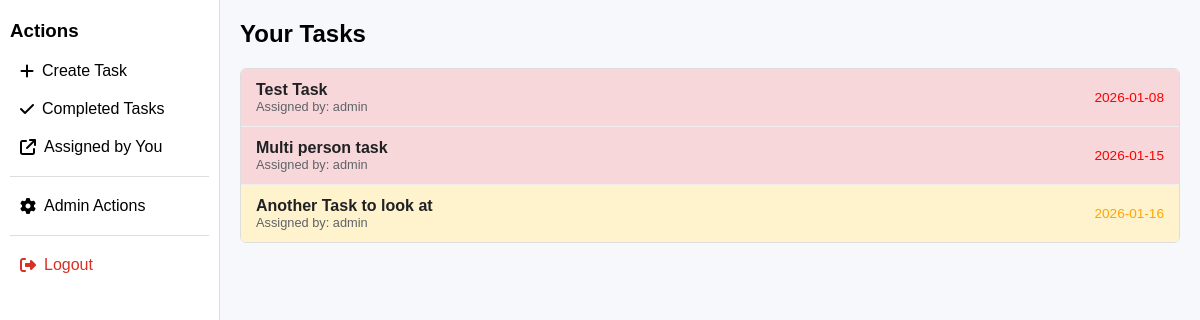
The page /dashboard (signed in) on the database as committed earlier.
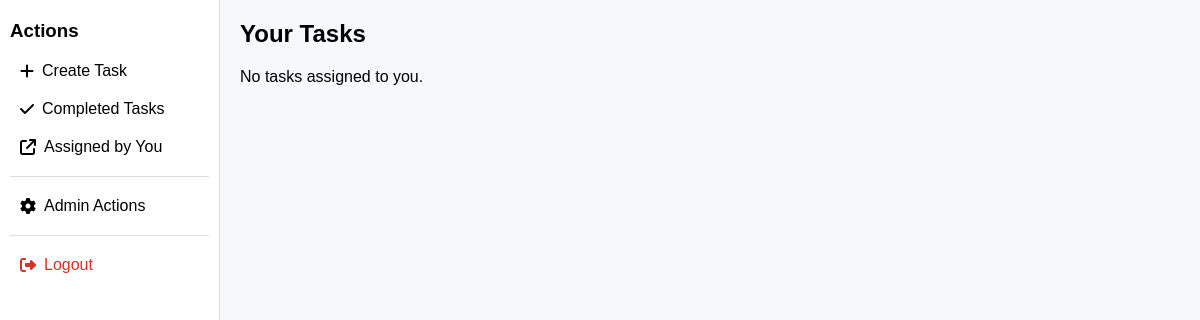
The same page on the database as committed later.
### tables this page shows
CREATE TABLE tasks (
    id INTEGER PRIMARY KEY AUTOINCREMENT,
    title TEXT NOT NULL,
    description TEXT,
    assigned_to TEXT NOT NULL,
    assigned_by TEXT NOT NULL,
    due_date TEXT,
    status TEXT DEFAULT 'Pending'
);

### app.py (the view)
@app.route("/dashboard")
def dashboard():
    if "username" not in session:
        return redirect(url_for("login"))
    username = session["username"]
    is_admin = session.get("is_admin", 0)
    conn = get_db_connection()
    tasks = conn.execute(
        """
        SELECT id, title, due_date, status, assigned_by
        FROM tasks
        WHERE assigned_to = ?
        ORDER BY
            CASE WHEN due_date IS NULL OR due_date = '' THEN 1 ELSE 0 END,
            due_date ASC
        """,
        (username,)
    ).fetchall()
    conn.close()
    today = datetime.date.today()
    tasks_list = []
    for task in tasks:
        task_dict = dict(task)
        due_date_str = task_dict.get("due_date")
        if due_date_str:
            try:
                task_dict["due_date"] = datetime.datetime.strptime(due_date_str, "%Y-%m-%d").date()
            except ValueError:
                task_dict["due_date"] = None
        else:
            task_dict["due_date"] = None
        tasks_list.append(task_dict)
    return render_template(
        "dashboard.html",
        tasks=tasks_list,
        username=username,
        is_admin=is_admin,
        today=today  # <--- THIS FIXES YOUR 'today' undefined error
    )

### app.py (called while the page is built)
def get_db_connection():
    conn = sqlite3.connect(DB_PATH)
    conn.row_factory = sqlite3.Row
    return conn

@app.context_processor
def inject_globals():
    return dict(
        is_admin=session.get("is_admin", 0),
        show_dashboard_button=(request.path != url_for("dashboard"))
    )

### templates/dashboard.html (shortened to what this page needs)
{% extends "base.html" %}
{% block content %}
<h2 style="margin-top: 0;">Your Tasks</h2>
{% if tasks %}
    <div style="
        background: white;
        border: 1px solid #ddd;
        border-radius: 6px;
        overflow: hidden;
    ">
        {% for task in tasks %}
            {% set bg_color =
                '#f8d7da' if task['due_date'] and task['due_date'] < today else
                '#fff3cd' if task['due_date'] and task['due_date'] == today else
                'white' %}
            {% set text_color =
                'red' if task['due_date'] and task['due_date'] < today else
                'orange' if task['due_date'] and task['due_date'] == today else
                'gray' %}
            <div class="task-card"
                 style="background-color: {{ bg_color }};"
                 onclick="window.location='{{ url_for('view_task', task_id=task['id']) }}'">
                <div>
                    <div style="font-weight: bold; color: #202124;">{{ task['title'] }}</div>
                    <div style="font-size: 0.8em; color: #5f6368;">
                        Assigned by: {{ task['assigned_by'] }}
                    </div>
                </div>
                <div style="font-size: 0.85em; color: {{ text_color }};">
                    {% if task['due_date'] %}
                        {{ task['due_date'] }}
                    {% else %}
                        No due date
                    {% endif %}
                </div>
            </div>
        {% endfor %}
    </div>
{% else %}
    <p>No tasks assigned to you.</p>
{% endif %}
{% endblock %}

Rows that differ between the two databases and show on the page:
removed tasks: title "Test Task", assigned_by "admin", due_date "2026-01-08"
removed tasks: title "Multi person task", assigned_by "admin", due_date "2026-01-15"
removed tasks: title "Another Task to look at", assigned_by "admin", due_date "2026-01-16"
Other text that changed with them:
text now shown: "No tasks assigned to you."
